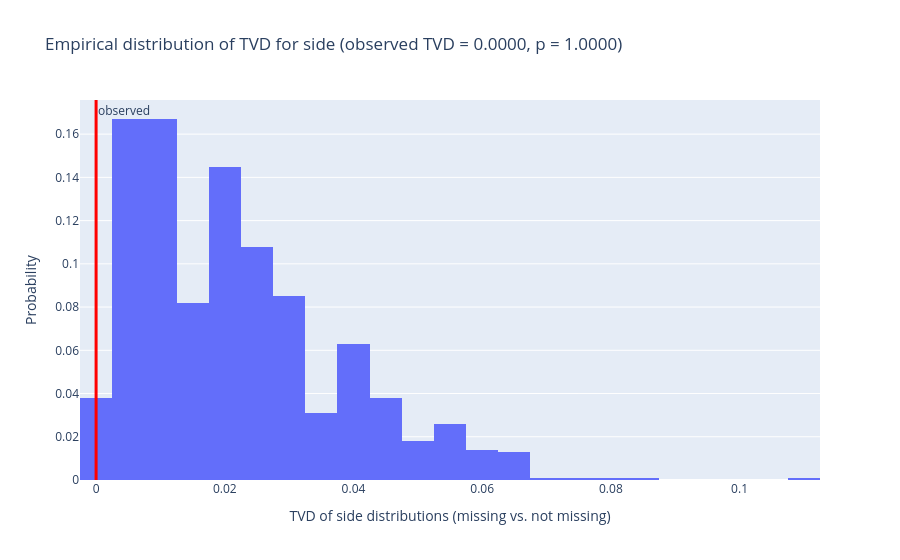
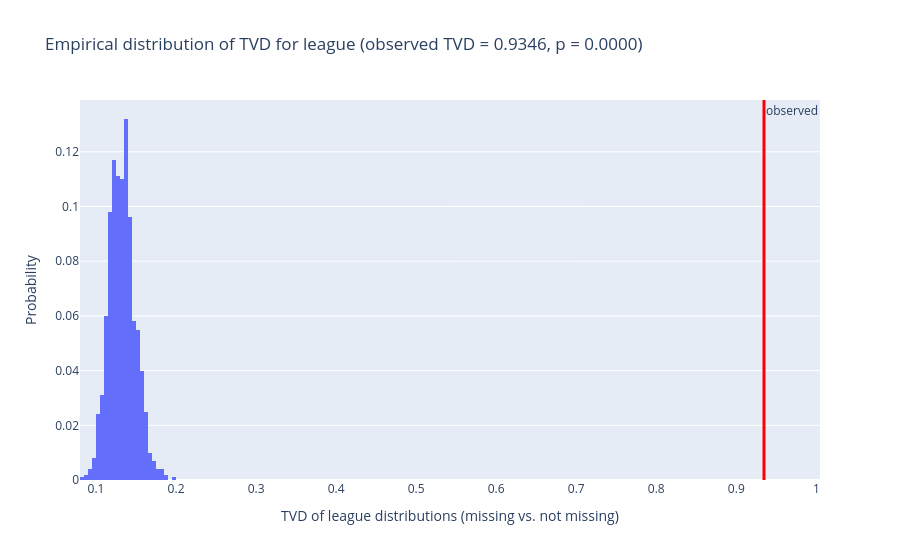
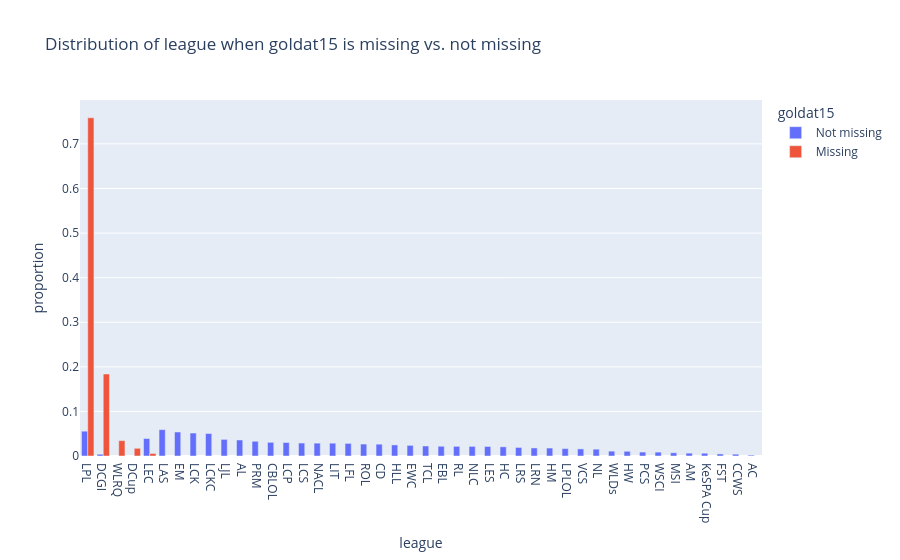

Write notebook code for charts like these, in order.
### Code cell
team_df = lol_data[lol_data['position'] == 'team'].copy()
team_df['goldat15_missing'] = team_df['goldat15'].isna()

print('Rows:', len(team_df))
print('Missing goldat15:', team_df['goldat15_missing'].sum(),
      f"({team_df['goldat15_missing'].mean():.2%})")


# ---------------------------------------------------------------
# Test statistic: total variation distance (TVD) between the
# distribution of a categorical column when goldat15 is missing
# vs. when it is not missing.
# ---------------------------------------------------------------
def tvd(codes, missing, n_categories):
    dist_missing = np.bincount(codes[missing], minlength=n_categories) / missing.sum()
    dist_present = np.bincount(codes[~missing], minlength=n_categories) / (~missing).sum()
    return np.abs(dist_missing - dist_present).sum() / 2


def missingness_perm_test(data, col, n_reps=1000, seed=42):
    """Permutation test: does the distribution of `col` differ between
    rows where goldat15 is missing and rows where it is not?"""
    data = data.dropna(subset=[col])
    codes, uniques = pd.factorize(data[col])
    missing = data['goldat15_missing'].to_numpy()
    k = len(uniques)

    observed = tvd(codes, missing, k)

    rng = np.random.default_rng(seed)
    simulated = np.array([
        tvd(codes, rng.permutation(missing), k) for _ in range(n_reps)
    ])
    p_value = (simulated >= observed).mean()
    return observed, simulated, p_value


def plot_perm_test(simulated, observed, p_value, col):
    fig = px.histogram(
        x=simulated, nbins=50, histnorm='probability',
        title=f'Empirical distribution of TVD for {col} '
              f'(observed TVD = {observed:.4f}, p = {p_value:.4f})',
        labels={'x': f'TVD of {col} distributions (missing vs. not missing)'},
    )
    fig.add_vline(x=observed, line_color='red', line_width=3,
                  annotation_text='observed', annotation_position='top right')
    fig.update_layout(yaxis_title='Probability', showlegend=False)
    return fig


ALPHA = 0.05

# ---------------------------------------------------------------
# Test 1: goldat15 missingness vs. SIDE (expected: fail to reject)
# ---------------------------------------------------------------
obs_side, sim_side, p_side = missingness_perm_test(team_df, 'side')
print(f'\nSIDE   -> observed TVD = {obs_side:.4f}, p-value = {p_side:.4f}')
print('Reject null' if p_side < ALPHA else 'Fail to reject null')

fig_side = plot_perm_test(sim_side, obs_side, p_side, 'side')
fig_side.show()

# ---------------------------------------------------------------
# Test 2: goldat15 missingness vs. LEAGUE (expected: reject)
# ---------------------------------------------------------------
obs_league, sim_league, p_league = missingness_perm_test(team_df, 'league')
print(f'\nLEAGUE -> observed TVD = {obs_league:.4f}, p-value = {p_league:.4f}')
print('Reject null' if p_league < ALPHA else 'Fail to reject null')

fig_league_test = plot_perm_test(sim_league, obs_league, p_league, 'league')
fig_league_test.show()

# ---------------------------------------------------------------
# Plot: distribution of league when goldat15 is missing vs. not
# ---------------------------------------------------------------
league_dist = (
    team_df.groupby('goldat15_missing')['league']
    .value_counts(normalize=True)
    .rename('proportion')
    .reset_index()
)
league_dist['goldat15'] = league_dist['goldat15_missing'].map(
    {True: 'Missing', False: 'Not missing'}
)

# order leagues by their share among the missing rows
order = (league_dist[league_dist['goldat15'] == 'Missing']
         .sort_values('proportion', ascending=False)['league'].tolist())
order += [lg for lg in league_dist['league'].unique() if lg not in order]

fig_dist = px.bar(
    league_dist, x='league', y='proportion', color='goldat15',
    barmode='group', category_orders={'league': order},
    title='Distribution of league when goldat15 is missing vs. not missing',
)
fig_dist.show()

# Which leagues have the highest share of missing goldat15 rows?
by_league = (team_df.groupby('league')['goldat15_missing']
             .agg(['mean', 'sum', 'count'])
             .sort_values('mean', ascending=False))
print('\nLeagues with the most missing goldat15:')
print(by_league.head(8))

### Figure 1 — Plotly figure (JSON) as saved in the notebook; plotly's stock layout.template omitted (floating-point values rounded to 4 significant figures; data arrays with more than 128 entries replaced by an {"elided": "..."} marker saying what was removed)
{"data": [{"alignmentgroup": "True", "bingroup": "x", "histnorm": "probability", "hovertemplate": "TVD of side distributions (missing vs. not missing)=%{x}<br>probability=%{y}<extra></extra>", "legendgroup": "", "marker": {"color": "#636efa", "pattern": {"shape": ""}}, "name": "", "nbinsx": 50, "offsetgroup": "", "orientation": "v", "showlegend": false, "type": "histogram", "x": {"elided": "1000 float values"}, "xaxis": "x", "yaxis": "y"}], "layout": {"annotations": [{"showarrow": false, "text": "observed", "x": 0, "xanchor": "left", "xref": "x", "y": 1, "yanchor": "top", "yref": "y domain"}], "barmode": "relative", "legend": {"tracegroupgap": 0}, "shapes": [{"line": {"color": "red", "width": 3}, "type": "line", "x0": 0, "x1": 0, "xref": "x", "y0": 0, "y1": 1, "yref": "y domain"}], "showlegend": false, "title": {"text": "Empirical distribution of TVD for side (observed TVD = 0.0000, p = 1.0000)"}, "xaxis": {"anchor": "y", "domain": [0, 1], "title": {"text": "TVD of side distributions (missing vs. not missing)"}}, "yaxis": {"anchor": "x", "domain": [0, 1], "title": {"text": "Probability"}}}}

### Figure 2 — Plotly figure (JSON) as saved in the notebook; plotly's stock layout.template omitted (floating-point values rounded to 4 significant figures; data arrays with more than 128 entries replaced by an {"elided": "..."} marker saying what was removed)
{"data": [{"alignmentgroup": "True", "bingroup": "x", "histnorm": "probability", "hovertemplate": "TVD of league distributions (missing vs. not missing)=%{x}<br>probability=%{y}<extra></extra>", "legendgroup": "", "marker": {"color": "#636efa", "pattern": {"shape": ""}}, "name": "", "nbinsx": 50, "offsetgroup": "", "orientation": "v", "showlegend": false, "type": "histogram", "x": {"elided": "1000 float values"}, "xaxis": "x", "yaxis": "y"}], "layout": {"annotations": [{"showarrow": false, "text": "observed", "x": 0.9346, "xanchor": "left", "xref": "x", "y": 1, "yanchor": "top", "yref": "y domain"}], "barmode": "relative", "legend": {"tracegroupgap": 0}, "shapes": [{"line": {"color": "red", "width": 3}, "type": "line", "x0": 0.9346, "x1": 0.9346, "xref": "x", "y0": 0, "y1": 1, "yref": "y domain"}], "showlegend": false, "title": {"text": "Empirical distribution of TVD for league (observed TVD = 0.9346, p = 0.0000)"}, "xaxis": {"anchor": "y", "domain": [0, 1], "title": {"text": "TVD of league distributions (missing vs. not missing)"}}, "yaxis": {"anchor": "x", "domain": [0, 1], "title": {"text": "Probability"}}}}

### Figure 3 — Plotly figure (JSON) as saved in the notebook; plotly's stock layout.template omitted (floating-point values rounded to 4 significant figures)
{"data": [{"alignmentgroup": "True", "hovertemplate": "goldat15=Not missing<br>league=%{x}<br>proportion=%{y}<extra></extra>", "legendgroup": "Not missing", "marker": {"color": "#636efa", "pattern": {"shape": ""}}, "name": "Not missing", "offsetgroup": "Not missing", "orientation": "v", "showlegend": true, "textposition": "auto", "type": "bar", "x": ["LAS", "LPL", "EM", "LCK", "LCKC", "LEC", "LJL", "AL", "PRM", "CBLOL", "LCP", "LCS", "NACL", "LIT", "LFL", "ROL", "CD", "HLL", "EWC", "TCL", "EBL", "RL", "NLC", "LES", "HC", "LRS", "LRN", "HM", "LPLOL", "VCS", "NL", "WLDs", "HW", "PCS", "WSCI", "MSI", "AM", "KeSPA Cup", "FST", "CCWS", "DCGI", "AC"], "xaxis": "x", "y": [0.05913, 0.05564, 0.05379, 0.05153, 0.05041, 0.03922, 0.03727, 0.03593, 0.03306, 0.0307, 0.03028, 0.02905, 0.02885, 0.02874, 0.02823, 0.02679, 0.02649, 0.02484, 0.02382, 0.02248, 0.02187, 0.02166, 0.02156, 0.02135, 0.02063, 0.0192, 0.01807, 0.01786, 0.01663, 0.01591, 0.0153, 0.01088, 0.01057, 0.008829, 0.008726, 0.007289, 0.006468, 0.006262, 0.00462, 0.004106, 0.004004, 0.001951], "yaxis": "y"}, {"alignmentgroup": "True", "hovertemplate": "goldat15=Missing<br>league=%{x}<br>proportion=%{y}<extra></extra>", "legendgroup": "Missing", "marker": {"color": "#EF553B", "pattern": {"shape": ""}}, "name": "Missing", "offsetgroup": "Missing", "orientation": "v", "showlegend": true, "textposition": "auto", "type": "bar", "x": ["LPL", "DCGI", "WLRQ", "DCup", "LEC"], "xaxis": "x", "y": [0.7586, 0.1839, 0.03448, 0.01724, 0.005747], "yaxis": "y"}], "layout": {"barmode": "group", "legend": {"title": {"text": "goldat15"}, "tracegroupgap": 0}, "title": {"text": "Distribution of league when goldat15 is missing vs. not missing"}, "xaxis": {"anchor": "y", "categoryarray": ["LPL", "DCGI", "WLRQ", "DCup", "LEC", "LAS", "EM", "LCK", "LCKC", "LJL", "AL", "PRM", "CBLOL", "LCP", "LCS", "NACL", "LIT", "LFL", "ROL", "CD", "HLL", "EWC", "TCL", "EBL", "RL", "NLC", "LES", "HC", "LRS", "LRN", "HM", "LPLOL", "VCS", "NL", "WLDs", "HW", "PCS", "WSCI", "MSI", "AM", "KeSPA Cup", "FST", "CCWS", "AC"], "categoryorder": "array", "domain": [0, 1], "title": {"text": "league"}}, "yaxis": {"anchor": "x", "domain": [0, 1], "title": {"text": "proportion"}}}}
